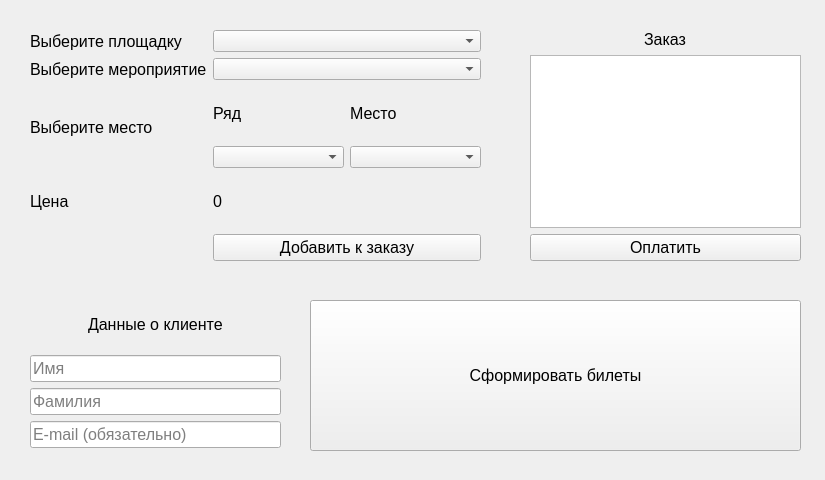
<?xml version="1.0" encoding="UTF-8"?>
<ui version="4.0">
 <class>MainWindow</class>
 <widget class="QMainWindow" name="MainWindow">
  <property name="geometry">
   <rect>
    <x>0</x>
    <y>0</y>
    <width>825</width>
    <height>480</height>
   </rect>
  </property>
  <property name="minimumSize">
   <size>
    <width>825</width>
    <height>480</height>
   </size>
  </property>
  <property name="windowTitle">
   <string>Forge Ticket Agency</string>
  </property>
  <widget class="QWidget" name="centralwidget">
   <widget class="QWidget" name="gridLayoutWidget">
    <property name="geometry">
     <rect>
      <x>30</x>
      <y>30</y>
      <width>451</width>
      <height>231</height>
     </rect>
    </property>
    <layout class="QGridLayout" name="gridLayout">
     <item row="0" column="1" colspan="2">
      <widget class="QComboBox" name="eventSiteChoice"/>
     </item>
     <item row="2" column="2">
      <widget class="QLabel" name="label_5">
       <property name="font">
        <font>
         <pointsize>12</pointsize>
        </font>
       </property>
       <property name="text">
        <string>Место</string>
       </property>
      </widget>
     </item>
     <item row="2" column="0" rowspan="2">
      <widget class="QLabel" name="label_3">
       <property name="font">
        <font>
         <pointsize>12</pointsize>
        </font>
       </property>
       <property name="text">
        <string>Выберите место</string>
       </property>
      </widget>
     </item>
     <item row="0" column="0">
      <widget class="QLabel" name="label_2">
       <property name="font">
        <font>
         <pointsize>12</pointsize>
        </font>
       </property>
       <property name="text">
        <string>Выберите площадку</string>
       </property>
      </widget>
     </item>
     <item row="1" column="0">
      <widget class="QLabel" name="label">
       <property name="font">
        <font>
         <pointsize>12</pointsize>
        </font>
       </property>
       <property name="text">
        <string>Выберите мероприятие</string>
       </property>
      </widget>
     </item>
     <item row="4" column="0">
      <widget class="QLabel" name="label_7">
       <property name="font">
        <font>
         <pointsize>12</pointsize>
        </font>
       </property>
       <property name="text">
        <string>Цена</string>
       </property>
      </widget>
     </item>
     <item row="3" column="2">
      <widget class="QComboBox" name="placeChoice"/>
     </item>
     <item row="1" column="1" colspan="2">
      <widget class="QComboBox" name="eventChoice"/>
     </item>
     <item row="3" column="1">
      <widget class="QComboBox" name="rowChoice"/>
     </item>
     <item row="2" column="1">
      <widget class="QLabel" name="label_4">
       <property name="font">
        <font>
         <pointsize>12</pointsize>
        </font>
       </property>
       <property name="text">
        <string>Ряд</string>
       </property>
      </widget>
     </item>
     <item row="5" column="1" colspan="2">
      <widget class="QPushButton" name="addToOrderButton">
       <property name="font">
        <font>
         <pointsize>12</pointsize>
        </font>
       </property>
       <property name="text">
        <string>Добавить к заказу</string>
       </property>
      </widget>
     </item>
     <item row="4" column="1" colspan="2">
      <widget class="QLabel" name="ticketPrice">
       <property name="font">
        <font>
         <pointsize>12</pointsize>
        </font>
       </property>
       <property name="text">
        <string>0</string>
       </property>
      </widget>
     </item>
    </layout>
   </widget>
   <widget class="QWidget" name="verticalLayoutWidget">
    <property name="geometry">
     <rect>
      <x>30</x>
      <y>300</y>
      <width>251</width>
      <height>148</height>
     </rect>
    </property>
    <layout class="QVBoxLayout" name="verticalLayout">
     <item alignment="Qt::AlignHCenter">
      <widget class="QLabel" name="label_6">
       <property name="font">
        <font>
         <pointsize>12</pointsize>
        </font>
       </property>
       <property name="text">
        <string>Данные о клиенте</string>
       </property>
      </widget>
     </item>
     <item>
      <widget class="QLineEdit" name="firstName">
       <property name="font">
        <font>
         <pointsize>12</pointsize>
        </font>
       </property>
       <property name="text">
        <string/>
       </property>
       <property name="placeholderText">
        <string>Имя</string>
       </property>
      </widget>
     </item>
     <item>
      <widget class="QLineEdit" name="lastName">
       <property name="font">
        <font>
         <pointsize>12</pointsize>
        </font>
       </property>
       <property name="text">
        <string/>
       </property>
       <property name="placeholderText">
        <string>Фамилия</string>
       </property>
      </widget>
     </item>
     <item>
      <widget class="QLineEdit" name="email">
       <property name="font">
        <font>
         <pointsize>12</pointsize>
        </font>
       </property>
       <property name="placeholderText">
        <string>E-mail (обязательно)</string>
       </property>
      </widget>
     </item>
    </layout>
   </widget>
   <widget class="QWidget" name="verticalLayoutWidget_2">
    <property name="geometry">
     <rect>
      <x>530</x>
      <y>30</y>
      <width>271</width>
      <height>231</height>
     </rect>
    </property>
    <layout class="QVBoxLayout" name="verticalLayout_2">
     <item alignment="Qt::AlignHCenter">
      <widget class="QLabel" name="label_8">
       <property name="font">
        <font>
         <pointsize>12</pointsize>
        </font>
       </property>
       <property name="text">
        <string>Заказ</string>
       </property>
      </widget>
     </item>
     <item>
      <widget class="QListWidget" name="ticketsList">
       <property name="font">
        <font>
         <pointsize>12</pointsize>
        </font>
       </property>
      </widget>
     </item>
     <item>
      <widget class="QPushButton" name="payButton">
       <property name="font">
        <font>
         <pointsize>12</pointsize>
        </font>
       </property>
       <property name="text">
        <string>Оплатить</string>
       </property>
      </widget>
     </item>
    </layout>
   </widget>
   <widget class="QPushButton" name="formTicketsButton">
    <property name="geometry">
     <rect>
      <x>310</x>
      <y>300</y>
      <width>491</width>
      <height>151</height>
     </rect>
    </property>
    <property name="font">
     <font>
      <pointsize>12</pointsize>
     </font>
    </property>
    <property name="text">
     <string>Сформировать билеты</string>
    </property>
   </widget>
  </widget>
 </widget>
 <resources/>
 <connections/>
</ui>
